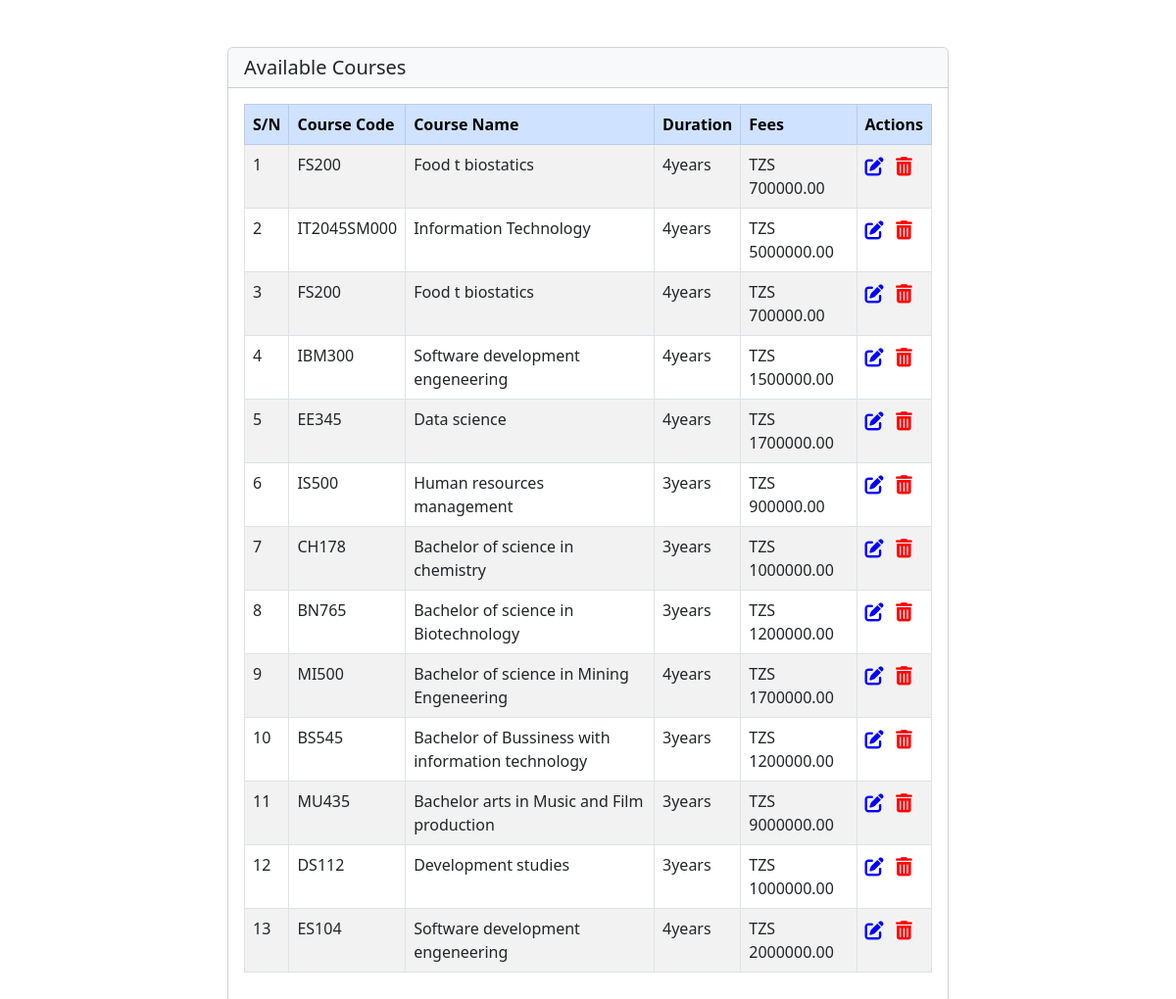
Page /coarses/ on the committed database.
### smsapp/models.py (models this page shows, shortened)
class Courses(models.Model):
    coarsecode= models.CharField( default='SM000' , max_length=100)
    coarsename = models.CharField(max_length=100)
    duration = models.CharField(max_length=100)
    fees = models.DecimalField(max_digits=10, decimal_places=2)

### smsapp/views.py (the view)
# urls.py: path('coarses/', views.coarses, name='coarses'),
def coarses(request):
     courses=Courses.objects.all()
     return render(request, 'coarses.html', {'courses': courses})

### templates/coarses.html (shortened to what this page needs)
<!DOCTYPE html>
<html lang="en">
<head>
    <link href="https://cdn.jsdelivr.net/npm/bootstrap@5.3.0/dist/css/bootstrap.min.css" rel="stylesheet">
    <link rel="stylesheet" href="https://cdnjs.cloudflare.com/ajax/libs/font-awesome/6.0.0/css/all.min.css">
</head>
<body>
    <div class="container py-5">
        <div class="row justify-content-center">
            <div class="col-md-8">
                <div class="card shadow-sm">
                    <div class="card-header bg-light text-dark">
                        <h5 class="mb-0">Available Courses</h5>
                    </div>
                    <div class="card-body">
                        <div class="table-responsive">
                            <table class="table table-striped table-bordered">
                                <thead class="table-primary">
                                    <tr>
                                     <th>S/N</th>
                                        <th>Course Code</th>
                                        <th>Course Name</th>
                                        <th>Duration</th>
                                        <th>Fees</th>
                                        <th>Actions</th>
                                    </tr>
                                </thead>
                                <tbody>
  {% for course in courses %}
<tr>
    <td>{{ course.id }}</td>
    <td>{{ course.coarsecode }}</td>
    <td>{{ course.coarsename }}</td>
    <td>{{ course.duration }}</td>
    <td>TZS {{ course.fees }}</td>
    <td class="action-icons">
        <a href="#" class="edit-icon" title="Edit"><i class="fas fa-edit"></i></a>
        <form method="post" action="#" class="d-inline">
            <button type="submit" class="delete-icon" title="Delete" onclick="return confirm('Are you sure you want to delete {{ course.name }}?')"><i class="fas fa-trash-alt"></i></button>
        </form>
    </td>
</tr>
{% endfor %}
                                    </tbody>
                            </table>
                        </div>
                    </div>
                </div>
            </div>
        </div>
    </div>
</body>
</html>

### templates/coarses.html (style rules this page uses)
.action-icons a, .action-icons button { font-size: 1.2em; margin-right: 0.5rem; border: none; background: none; padding: 0; cursor: pointer; }
.action-icons .edit-icon { color: blue; }
.action-icons .delete-icon { color: red; }

### rows in the picture
Courses: id "1", coarsecode "FS200", coarsename "Food t biostatics", duration "4years", fees "700000.00"
Courses: id "2", coarsecode "IT2045SM000", coarsename "Information Technology", duration "4years", fees "5000000.00"
Courses: id "3", coarsecode "FS200", coarsename "Food t biostatics", duration "4years", fees "700000.00"
Courses: id "4", coarsecode "IBM300", coarsename "Software development engeneering", duration "4years", fees "1500000.00"
Courses: id "5", coarsecode "EE345", coarsename "Data science", duration "4years", fees "1700000.00"
Courses: id "6", coarsecode "IS500", coarsename "Human resources management", duration "3years", fees "900000.00"
Courses: id "7", coarsecode "CH178", coarsename "Bachelor of science in chemistry", duration "3years", fees "1000000.00"
Courses: id "8", coarsecode "BN765", coarsename "Bachelor of science in Biotechnology", duration "3years", fees "1200000.00"
Courses: id "9", coarsecode "MI500", coarsename "Bachelor of science in Mining Engeneering", duration "4years", fees "1700000.00"
Courses: id "10", coarsecode "BS545", coarsename "Bachelor of Bussiness with information technology", duration "3years", fees "1200000.00"
Courses: id "11", coarsecode "MU435", coarsename "Bachelor arts in Music and Film production", duration "3years", fees "9000000.00"
Courses: id "12", coarsecode "DS112", coarsename "Development studies", duration "3years", fees "1000000.00"
Courses: id "13", coarsecode "ES104", coarsename "Software development engeneering", duration "4years", fees "2000000.00"
